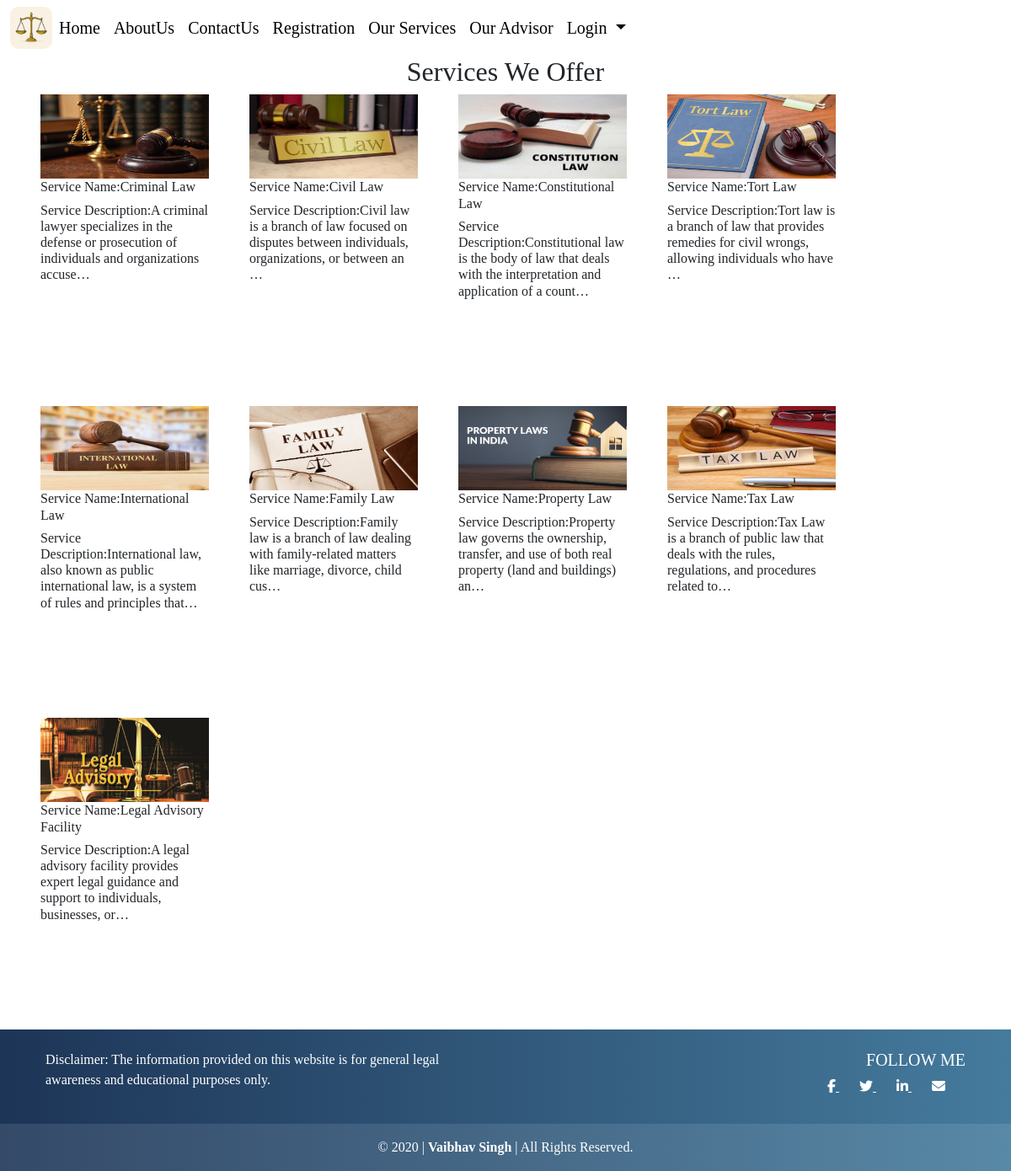
Page /view_services/ on the committed database.
### legal_app/models.py (models this page shows)
class Service(models.Model):
    service_type=models.CharField(max_length=100,null=False,primary_key=True)
    service_pic=models.FileField(upload_to="advisory_pic/",default="")
    service_description=models.TextField(default="")

### legal_app/views.py (the view)
# urls.py: path("view_services/",views.view_services,name='view_services'),
def view_services(request):
    service_list=Service.objects.all() # select * from service
    context={
        "service_key":service_list
    }
    return render(request,'legal_app/html/view_services.html',context)

### legal_app/templates/legal_app/html/view_services.html (shortened to what this page needs)
<!DOCTYPE html>
{% load static %}
<html lang="en">
<head>
    {% include 'legal_app/common/common_css.html' %}
    </head>
<body style="background-color:white">
    <div class="main-div">
{% include 'legal_app/common/header.html' %}
    <h2 style="text-align:center;">Services We Offer</h2>
    <div class="flex-container">
        {% for s in service_key %}
        <div class="item-div">
            <img src="/media/{{s.service_pic}}" alt="">
            <h6>Service Name:{{s.service_type}}</h6>
            <h6>Service Description:{{s.service_description|truncatechars:100}}</h6>
        </div>
        {% endfor %}
    </div>
    </div>
{% include 'legal_app/common/footer.html' %}
</body>
</html>

### legal_app/templates/legal_app/common/common_css.html (shortened to what this page needs)
{% load static %}
<link href="https://cdn.jsdelivr.net/npm/bootstrap@5.0.2/dist/css/bootstrap.min.css" rel="stylesheet"
>
<link rel="stylesheet" href="https://cdnjs.cloudflare.com/ajax/libs/font-awesome/6.7.2/css/all.min.css"
 />
<link rel="stylesheet" href="{% static 'legal_app/css/style.css' %}"/>

### legal_app/templates/legal_app/common/header.html (shortened to what this page needs)
{% load static %}
<nav class="navbar navbar-expand-lg navbar-light" style="background-color:white">
    <div class="container-fluid">
        <img src="{% static 'legal_app/images/mission.png' %}" alt="" style="height:50px;width:50px;border-radius:20%">
        <div class="collapse navbar-collapse" id="navbarSupportedContent">
            <ul class="navbar-nav me-auto mb-2 mb-lg-0">
                <li class="nav-item">
                    <a class="nav-link active" aria-current="page" href="/">Home</a>
                </li>
                <li class="nav-item">
                    <a class="nav-link" href="/about/">AboutUs</a>
                </li>
                <li class="nav-item">
                    <a class="nav-link" href="/contact/">ContactUs</a>
                </li>
                <li class="nav-item">
                    <a class="nav-link" href="/registration/">Registration</a>
                </li>
                <li class="nav-item">
                    <a class="nav-link" href="/view_services/">Our Services</a>
                </li>
                <li class="nav-item">
                    <a class="nav-link" href="/our_advisor/">Our Advisor</a>
                </li>
                <li class="nav-item dropdown">
                    <a class="nav-link dropdown-toggle" href="#" id="navbarDropdown" role="button"
                        data-bs-toggle="dropdown" aria-expanded="false">
                        Login
                    </a>
                </li>
            </ul>
        </div>
    </div>
</nav>

### legal_app/templates/legal_app/common/footer.html (shortened to what this page needs)
<footer class="text-center text-lg-start text-white" style="background: linear-gradient(90deg, #1d3557, #457b9d);">
    <div class="container p-4">
        <div class="row">
            <div class="col-lg-6 col-md-12 mb-4 mb-md-0">
                <p>
                    Disclaimer: The information provided on this website is for general legal awareness and educational
                    purposes only.
                </p>
            </div>
            <div class="col-lg-6 col-md-12 mb-4 mb-md-0 text-lg-end">
                <h5 class="text-uppercase">Follow Me</h5>
                <a href="#" class="text-white me-4">
                    <i class="fab fa-facebook-f"></i>
                </a>
                <a href="#" class="text-white me-4">
                    <i class="fab fa-twitter"></i>
                </a>
                <a href="https://www.linkedin.com/in/vaibhav-singh-55a20820a" class="text-white me-4">
                    <i class="fab fa-linkedin-in"></i>
                </a>
                <a href="mailto:thakurvaibhav753@gmail.com" class="text-white me-4">
                    <i class="fas fa-envelope"></i>
                </a>
            </div>
        </div>
    </div>
    <div class="text-center p-3" style="background-color: rgba(255, 255, 255, 0.1);">
        © 2020 | <strong>Vaibhav Singh</strong> | All Rights Reserved.
    </div>
</footer>

### legal_app/static/legal_app/css/style.css (style rules this page uses)
body,html { min-height:100vh; display:flex; flex-direction:column; background-color:azure; }
.main-div { flex:1; }
* { font-family:cursive; box-sizing:border-box; }

### legal_app/templates/legal_app/html/view_services.html (style rules this page uses)
.flex-container { display:flex; width:100%; height:auto background-color:white; flex-wrap:wrap; }
.item-div { width:200px; height:350px; background-color:white; margin-left:48px; margin-bottom:20px; }
.item-div img { width:100%; height:100px; }

### legal_app/templates/legal_app/common/header.html (style rules this page uses)
.nav-link,.dropdown-item { color:black!important; font-size:20px; font-family:Georgia, 'Times New Roman', Times, serif; }

### rows in the picture
Service: service_pic (picture), service_type "Criminal Law", service_description "A criminal lawyer specializes in the defense or prosecution of individuals and organizations accuse…"
Service: service_pic (picture), service_type "Civil Law", service_description "Civil law is a branch of law focused on disputes between individuals, organizations, or between an …"
Service: service_pic (picture), service_type "Constitutional Law", service_description "Constitutional law is the body of law that deals with the interpretation and application of a count…"
Service: service_pic (picture), service_type "Tort Law", service_description "Tort law is a branch of law that provides remedies for civil wrongs, allowing individuals who have …"
Service: service_pic (picture), service_type "International Law", service_description "International law, also known as public international law, is a system of rules and principles that…"
Service: service_pic (picture), service_type "Family Law", service_description "Family law is a branch of law dealing with family-related matters like marriage, divorce, child cus…"
Service: service_pic (picture), service_type "Property Law", service_description "Property law governs the ownership, transfer, and use of both real property (land and buildings) an…"
Service: service_pic (picture), service_type "Tax Law", service_description "Tax Law is a branch of public law that deals with the rules, regulations, and procedures related to…"
Service: service_pic (picture), service_type "Legal Advisory Facility", service_description "A legal advisory facility provides expert legal guidance and support to individuals, businesses, or…"
